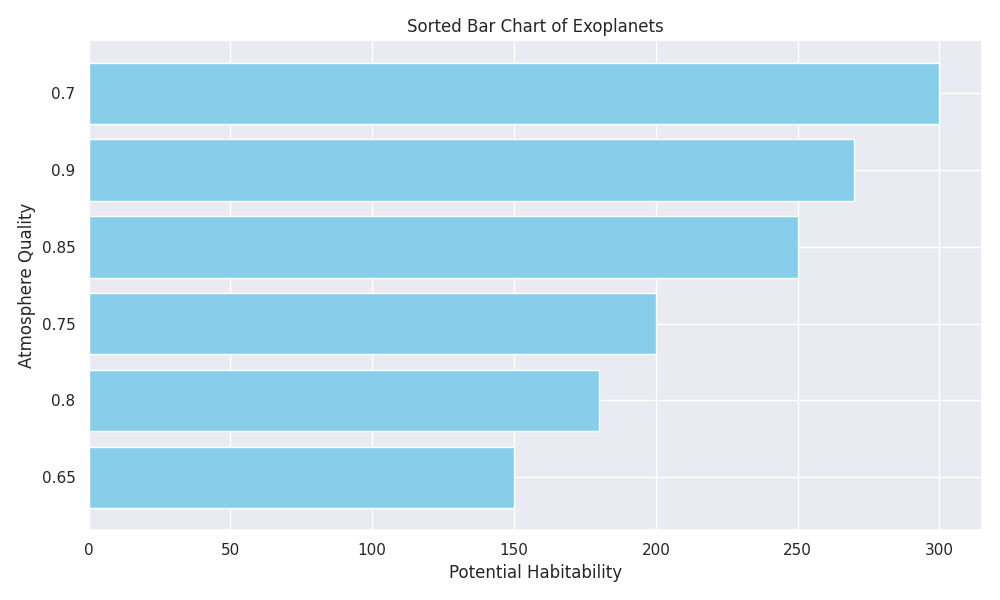

The Python source for this figure:
import matplotlib.pyplot as plt
import numpy as np

# Data for exoplanets
atmosphere_quality = [0.85, 0.90, 0.75, 0.70, 0.65, 0.80]
potential_habitability = [250, 270, 200, 300, 150, 180]

# Sort data based on potential habitability
sorted_indices = np.argsort(potential_habitability)
sorted_habitability = np.array(potential_habitability)[sorted_indices]
sorted_atmosphere_quality = np.array(atmosphere_quality)[sorted_indices]

# Set up the bar plot with a single color
fig, ax = plt.subplots(figsize=(10, 6))

# Bar chart with uniform color
ax.barh(range(len(sorted_habitability)), sorted_habitability, color='skyblue', align='center')
ax.set_yticks(range(len(sorted_habitability)))
ax.set_yticklabels(np.round(sorted_atmosphere_quality, 2))
ax.set_xlabel('Potential Habitability')
ax.set_ylabel('Atmosphere Quality')
ax.set_title('Sorted Bar Chart of Exoplanets')

# Optimize layout
plt.tight_layout()

# Display the plot
plt.show()
